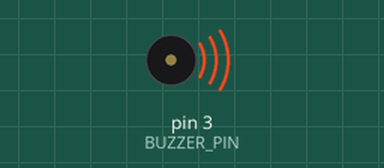
This sketch was run on a simulated Arduino Uno, built with avr-gcc and run on an emulated ATmega328P. Shown: buzzer (waves = sounding).

Above: at 0.1 s.
At 0.6 s:
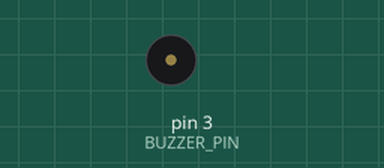
Timing chart, 0 to 2.1 s (numbered marks = the images above):
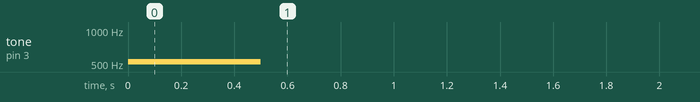

The sketch:

____3-2_________________.ino
```cpp
#define BUZZER_PIN 3
#define BUZZER_FREQ 523
#define BUZZER_DURATION 500

void setup() {
    tone(BUZZER_PIN, BUZZER_FREQ, BUZZER_DURATION);
    delay(500);
}

void loop() {
}
```
